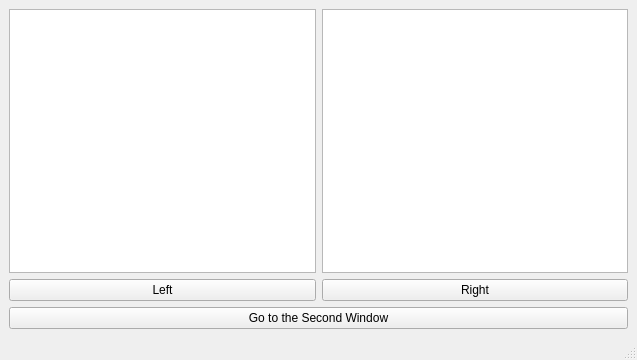
<?xml version="1.0" encoding="UTF-8"?>
<ui version="4.0">
 <class>MainWindow</class>
 <widget class="QMainWindow" name="MainWindow">
  <property name="geometry">
   <rect>
    <x>0</x>
    <y>0</y>
    <width>637</width>
    <height>360</height>
   </rect>
  </property>
  <property name="windowTitle">
   <string>MainWindow</string>
  </property>
  <widget class="QWidget" name="centralwidget">
   <layout class="QGridLayout" name="gridLayout">
    <item row="0" column="1">
     <layout class="QVBoxLayout" name="verticalLayout">
      <item>
       <widget class="QTextEdit" name="textEdit_1"/>
      </item>
      <item>
       <widget class="QPushButton" name="pushButton_2">
        <property name="text">
         <string>Left</string>
        </property>
       </widget>
      </item>
     </layout>
    </item>
    <item row="0" column="0">
     <layout class="QHBoxLayout" name="horizontalLayout"/>
    </item>
    <item row="0" column="2">
     <layout class="QVBoxLayout" name="verticalLayout_2">
      <item>
       <widget class="QTextEdit" name="textEdit_2"/>
      </item>
      <item>
       <widget class="QPushButton" name="pushButton_3">
        <property name="text">
         <string>Right</string>
        </property>
       </widget>
      </item>
     </layout>
    </item>
    <item row="1" column="1" colspan="2">
     <widget class="QPushButton" name="pushButton_1">
      <property name="text">
       <string>Go to the Second Window</string>
      </property>
     </widget>
    </item>
   </layout>
  </widget>
  <widget class="QMenuBar" name="menubar">
   <property name="geometry">
    <rect>
     <x>0</x>
     <y>0</y>
     <width>637</width>
     <height>22</height>
    </rect>
   </property>
  </widget>
  <widget class="QStatusBar" name="statusbar"/>
 </widget>
 <resources/>
 <connections/>
</ui>
